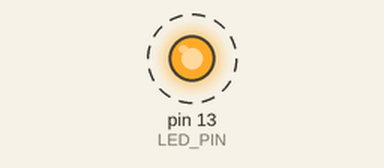
Bench run of a sketch on a simulated Arduino Uno, built with avr-gcc and run on an emulated ATmega328P. Parts: output pins drawn as LEDs (lit = HIGH). Dashed ring = blinking.

Above: at 0.1 s.
Timing chart, 0 to 3.0 s (numbered marks = the images above):
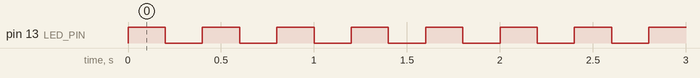

Measured:
- by itself, pin 13 (LED_PIN): alternates HIGH for 0.20 s and LOW for 0.20 s

The sketch:

sketch_apr22b.ino
```cpp
// 13番ピンに「LED_PIN」という名前をつける
#define LED_PIN 13

// 初期化の処理を書く
void setup() {
  // change( 13 => LED_PIN ) => 名前をつけたので、それを使用
  pinMode(LED_PIN, OUTPUT);
}

// 繰り返される処理を書く
void loop() {
  // put your main code here, to run repeatedly:
  // 13番ピンを１（HIGH)にする。=>点灯させる
  digitalWrite(LED_PIN, HIGH);
  // 500ミリ秒（0.5秒）待つ
  delay(200);
  // 13番ピンを０（LOW）にする。=>消灯する
  digitalWrite(LED_PIN, LOW);
  // 500ミリ秒待機
  delay(200);
}
```
